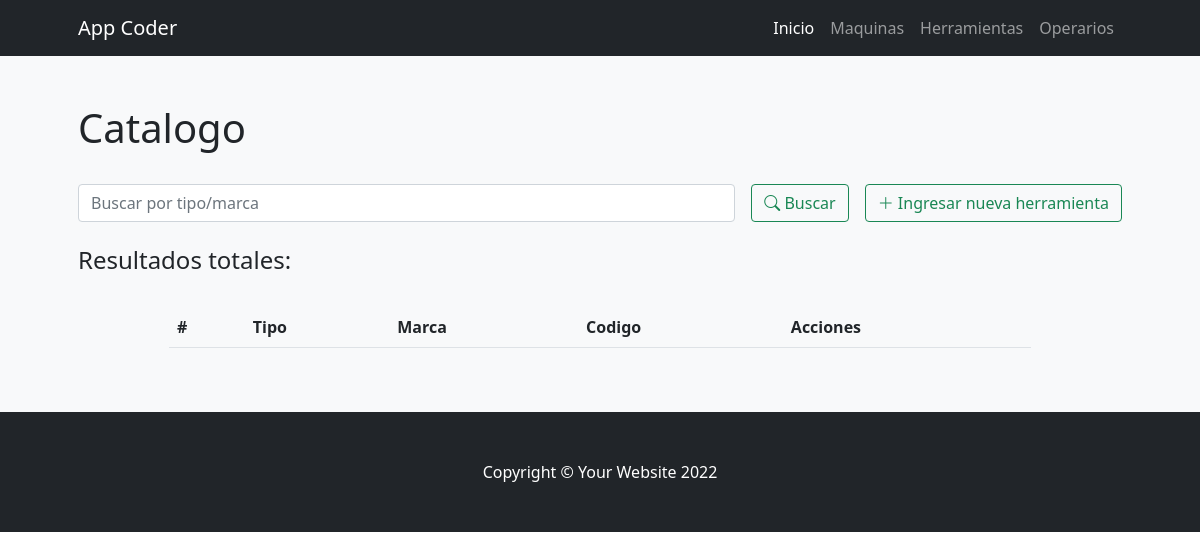
/coderapp/herramientas/, run on an earlier commit of the app's database.
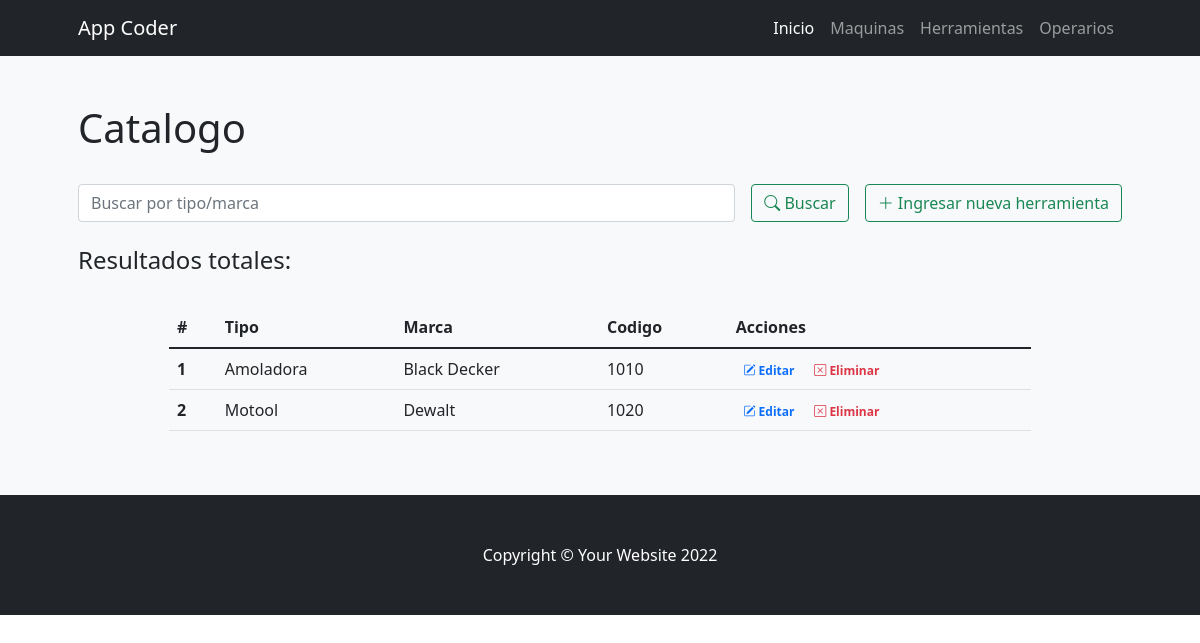
And on a later commit of the database.
### ProyectoCoderApp/models.py (models this page shows)
class Herramientas(models.Model):
    codigo = models.IntegerField()
    tipo = models.CharField(max_length=30) # Texto
    marca = models.CharField(max_length=30) # Texto

### ProyectoCoderApp/views.py (the view)
# urls.py: path('herramientas/', herramientas , name= "herramientas"),
def herramientas(request):
    if request.method == "POST":
        search = request.POST["search"]
        if search != "":
            herramientas = Herramientas.objects.filter( Q(tipo__icontains=search) | Q(marca__icontains=search)).values()
            return render(request,"ProyectoCoderApp/herramientas.html",{"herramientas":herramientas, "search":True, "busqueda":search})
    herramientas = Herramientas.objects.all()
    return render(request,"ProyectoCoderApp/herramientas.html",{"herramientas":herramientas})

### ProyectoCoderApp/templates/ProyectoCoderApp/herramientas.html (shortened to what this page needs)
{% extends 'ProyectoCoderApp/base.html' %}
{% load static %}
{% block contenidoPagina %}
<section class="bg-light py-5">
    <div class="container px-5">
        <h1>Catalogo</h1>
        <br>
        <div class="row gx-5 justify-content-center">
            <div class="col-lg-12">
                <form class="d-flex my-2 my-lg-0" action="" method="post">
                    <input class="flex-grow-0 form-control mr-sm-2" type="search" name="search" placeholder="Buscar por tipo/marca" aria-label="Search">
                    <button class="btn btn-outline-success text-nowrap ms-3 my-2 my-sm-0" type="submit"> <i class="bi bi-search"></i> Buscar</button>
                    <a class="btn btn-outline-success text-nowrap ms-3 my-2 my-sm-0" href="{% url 'crear_herramientas' %}"> <i class="bi bi-plus-lg"></i> Ingresar nueva herramienta</a>
                </form>
            </div>
        </div>
        <br>
        <h4>Resultados
            {% if search %}
                para "{{busqueda}}":
            {% else %}
                totales:
            {% endif %}
        </h4>
        <br>
        <div class="row gx-5 justify-content-center">
            <div class="col-lg-10 table-responsive">
                <table class="table table-theme">
                    <thead>
                        <tr>
                            <th scope="col">#</th>
                            <th scope="col">Tipo</th>
                            <th scope="col">Marca</th>
                            <th scope="col">Codigo</th>
                            <th scope="col">Acciones</th>
                        </tr>
                    </thead>
                    <tbody>
                        {% for herramienta in herramientas %}
                            <tr>
                                <th scope="row">{{forloop.counter}}</th>
                                <td>{{herramienta.tipo}}</td>
                                <td>{{herramienta.marca}}</td>
                                <td>{{herramienta.codigo}}</td>
                                <td>
                                    <a href="{% url 'editar_herramientas' herramienta.id %}" class="text-primary badge badge-primary text-decoration-none"> <i class="bi bi-pencil-square"></i> Editar</a>
                                    <a href="{% url 'eliminar_herramientas' herramienta.id %}" class="text-danger badge badge-danger text-decoration-none"> <i class="bi bi-x-square"></i> Eliminar</a>
                                </td>
                            </tr>
                        {% endfor %}
                    </tbody>
                </table>
            </div>
        </div>
    </div>
</section>
{% endblock %}

What changed in the data, as far as the page shows it:
added Herramientas: tipo "Amoladora", marca "Black Decker", codigo "1010"
added Herramientas: tipo "Motool", marca "Dewalt", codigo "1020"
